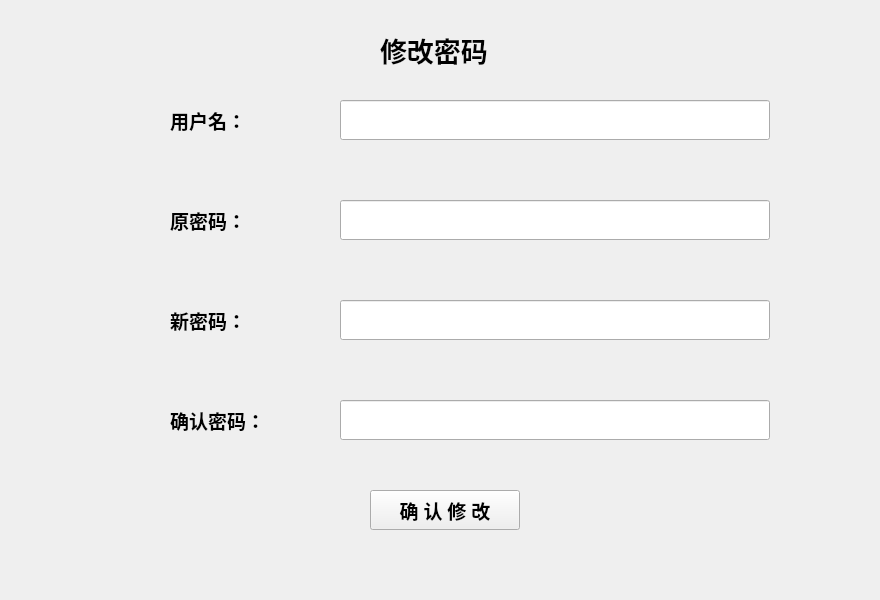
<?xml version="1.0" encoding="UTF-8"?>
<ui version="4.0">
 <class>ChangePassword</class>
 <widget class="QWidget" name="ChangePassword">
  <property name="geometry">
   <rect>
    <x>0</x>
    <y>0</y>
    <width>880</width>
    <height>600</height>
   </rect>
  </property>
  <property name="windowTitle">
   <string>Form</string>
  </property>
  <widget class="QLabel" name="label">
   <property name="geometry">
    <rect>
     <x>170</x>
     <y>190</y>
     <width>120</width>
     <height>60</height>
    </rect>
   </property>
   <property name="font">
    <font>
     <family>Agency FB</family>
     <pointsize>14</pointsize>
     <weight>75</weight>
     <bold>true</bold>
    </font>
   </property>
   <property name="text">
    <string>原密码：</string>
   </property>
  </widget>
  <widget class="QLabel" name="label_2">
   <property name="geometry">
    <rect>
     <x>170</x>
     <y>290</y>
     <width>120</width>
     <height>60</height>
    </rect>
   </property>
   <property name="font">
    <font>
     <family>Agency FB</family>
     <pointsize>14</pointsize>
     <weight>75</weight>
     <bold>true</bold>
    </font>
   </property>
   <property name="text">
    <string>新密码：</string>
   </property>
  </widget>
  <widget class="QLabel" name="label_3">
   <property name="geometry">
    <rect>
     <x>170</x>
     <y>390</y>
     <width>120</width>
     <height>60</height>
    </rect>
   </property>
   <property name="font">
    <font>
     <family>Agency FB</family>
     <pointsize>14</pointsize>
     <weight>75</weight>
     <bold>true</bold>
    </font>
   </property>
   <property name="text">
    <string>确认密码：</string>
   </property>
  </widget>
  <widget class="QLineEdit" name="lineEdit_old">
   <property name="geometry">
    <rect>
     <x>340</x>
     <y>200</y>
     <width>430</width>
     <height>40</height>
    </rect>
   </property>
   <property name="font">
    <font>
     <family>Agency FB</family>
     <pointsize>12</pointsize>
    </font>
   </property>
   <property name="text">
    <string/>
   </property>
  </widget>
  <widget class="QLineEdit" name="lineEdit_new">
   <property name="geometry">
    <rect>
     <x>340</x>
     <y>300</y>
     <width>430</width>
     <height>40</height>
    </rect>
   </property>
   <property name="font">
    <font>
     <family>Agency FB</family>
     <pointsize>12</pointsize>
    </font>
   </property>
  </widget>
  <widget class="QLineEdit" name="lineEdit_confirm">
   <property name="geometry">
    <rect>
     <x>340</x>
     <y>400</y>
     <width>430</width>
     <height>40</height>
    </rect>
   </property>
   <property name="font">
    <font>
     <family>Agency FB</family>
     <pointsize>12</pointsize>
    </font>
   </property>
  </widget>
  <widget class="QPushButton" name="pB_confirm">
   <property name="geometry">
    <rect>
     <x>370</x>
     <y>490</y>
     <width>150</width>
     <height>40</height>
    </rect>
   </property>
   <property name="font">
    <font>
     <family>Agency FB</family>
     <pointsize>14</pointsize>
     <weight>75</weight>
     <bold>true</bold>
    </font>
   </property>
   <property name="text">
    <string>确 认 修 改</string>
   </property>
  </widget>
  <widget class="QLabel" name="label_4">
   <property name="geometry">
    <rect>
     <x>170</x>
     <y>90</y>
     <width>120</width>
     <height>60</height>
    </rect>
   </property>
   <property name="font">
    <font>
     <family>Agency FB</family>
     <pointsize>14</pointsize>
     <weight>75</weight>
     <bold>true</bold>
    </font>
   </property>
   <property name="text">
    <string>用户名：</string>
   </property>
  </widget>
  <widget class="QLineEdit" name="lineEdit_oldUsername">
   <property name="geometry">
    <rect>
     <x>340</x>
     <y>100</y>
     <width>430</width>
     <height>40</height>
    </rect>
   </property>
   <property name="font">
    <font>
     <family>Agency FB</family>
     <pointsize>12</pointsize>
    </font>
   </property>
  </widget>
  <widget class="QLabel" name="label_5">
   <property name="geometry">
    <rect>
     <x>380</x>
     <y>20</y>
     <width>141</width>
     <height>60</height>
    </rect>
   </property>
   <property name="font">
    <font>
     <family>Agency FB</family>
     <pointsize>20</pointsize>
     <weight>75</weight>
     <bold>true</bold>
    </font>
   </property>
   <property name="text">
    <string>修改密码</string>
   </property>
  </widget>
 </widget>
 <resources/>
 <connections/>
</ui>
